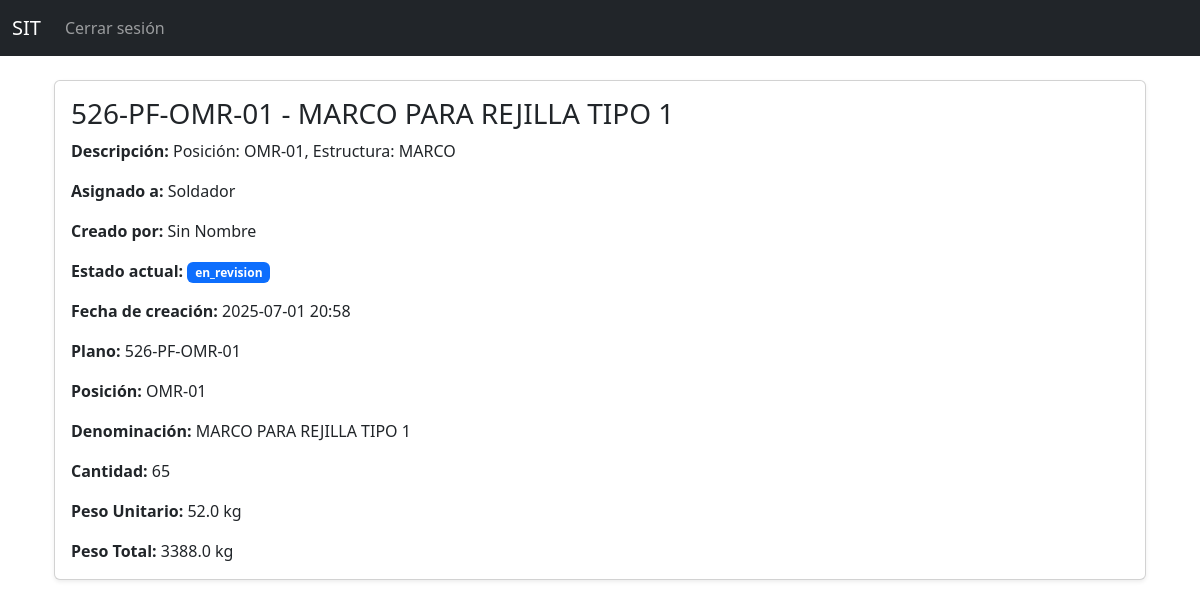
Page /7449/ (signed in) on the committed database.
### tareas_app/models.py (models this page shows, shortened)
class Tarea(models.Model):
    titulo = models.CharField(max_length=100)
    descripcion = models.TextField()
    asignado_a = models.ForeignKey(Empleado, on_delete=models.SET_NULL, null=True, blank=True, related_name="tareas_asignadas")
    creada_por = models.ForeignKey(Empleado, null=True, blank=True, on_delete=models.SET_NULL)
    fecha_creacion = models.DateTimeField(auto_now_add=True)
    plano = models.ImageField(upload_to='planos/', null=True, blank=True)
    estado = models.CharField(max_length=20, choices=ESTADOS, default='pendiente')
    orden = models.ForeignKey(OrdenDeTrabajo, related_name='tareas', on_delete=models.CASCADE, null=True, blank=True)
    estructura = models.CharField(max_length=100, blank=True)
    plano_codigo = models.CharField(max_length=50, blank=True)
    posicion = models.CharField(max_length=50, blank=True)
    denominacion = models.CharField(max_length=100, blank=True)
    cantidad = models.IntegerField(null=True, blank=True)
    peso_unitario = models.FloatField(null=True, blank=True)
    peso_total = models.FloatField(null=True, blank=True)
    agente_externo = models.ForeignKey(AgenteExterno, null=True, blank=True, on_delete=models.SET_NULL)

class Empleado(models.Model):
    usuario = models.OneToOneField(User, on_delete=models.CASCADE, null=True, blank=True)
    nombre = models.CharField(max_length=100)
    perfil = models.CharField(max_length=50, choices=PERFILES)
    es_externo = models.BooleanField(default=False)
    def __str__(self):
        return self.nombre

### tareas_app/views.py (the view, shortened to what this page needs)
# urls.py: path('<int:tarea_id>/', views.detalle_tarea, name='detalle_tarea'),
@login_required
def detalle_tarea(request, tarea_id):
    tarea = get_object_or_404(Tarea, id=tarea_id)
    empleado = Empleado.objects.get(usuario=request.user)
    es_calidad = empleado.perfil == 'calidad'
    es_jefe_produccion = empleado.perfil == 'produccion'
    puede_ver = empleado.perfil in ['administrador', 'produccion', 'ppc', 'ingenieria', 'calidad', 'despacho']
    if not puede_ver:
        return HttpResponseForbidden("No tenés permiso para ver esta tarea.")
    return render(request, 'tareas/detalle_tarea.html', {
        'tarea': tarea,
        'es_calidad': es_calidad,
        'es_jefe_produccion': es_jefe_produccion,
    })

### templates/tareas/detalle_tarea.html (shortened to what this page needs)
{% extends "base.html" %}
{% block content %}
<div class="container mt-4">
    <div class="card shadow-sm">
        <div class="card-body">
            <h3 class="card-title">{{ tarea.titulo }}</h3>
            <p class="card-text"><strong>Descripción:</strong> {{ tarea.descripcion }}</p>
            <p class="card-text"><strong>Asignado a:</strong> {{ tarea.asignado_a }}</p>
            <p class="card-text"><strong>Creado por:</strong> {{ tarea.creada_por }}</p>
            <p class="card-text"><strong>Estado actual:</strong>
                <span class="badge bg-primary">{{ tarea.estado }}</span>
            </p>
            <p class="card-text"><strong>Fecha de creación:</strong> {{ tarea.fecha_creacion|date:"Y-m-d H:i" }}</p>
            <p class="card-text"><strong>Plano:</strong> {{ tarea.plano_codigo }}</p>
            <p class="card-text"><strong>Posición:</strong> {{ tarea.posicion }}</p>
            <p class="card-text"><strong>Denominación:</strong> {{ tarea.denominacion }}</p>
            <p class="card-text"><strong>Cantidad:</strong> {{ tarea.cantidad }}</p>
            <p class="card-text"><strong>Peso Unitario:</strong> {{ tarea.peso_unitario }} kg</p>
            <p class="card-text"><strong>Peso Total:</strong> {{ tarea.peso_total }} kg</p>
        </div>
    </div>
</div>
{% endblock %}

### rows in the picture
Tarea: titulo "526-PF-OMR-01 - MARCO PARA REJILLA TIPO 1", descripcion "Posición: OMR-01, Estructura: MARCO", asignado_a "Soldador", creada_por "Sin Nombre", estado "en_revision", fecha_creacion "2025-07-01 20:58", plano_codigo "526-PF-OMR-01", posicion "OMR-01", denominacion "MARCO PARA REJILLA TIPO 1", cantidad "65", peso_unitario "52.0", peso_total "3388.0"
